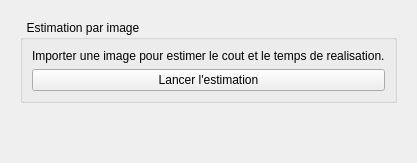
          <widget class="QWidget" name="tab_mod_estimation">
           <attribute name="title">
            <string>Estimation</string>
           </attribute>
           <layout class="QVBoxLayout" name="vl_mod_estimation">
            <property name="leftMargin">
             <number>20</number>
            </property>
            <property name="topMargin">
             <number>20</number>
            </property>
            <property name="rightMargin">
             <number>20</number>
            </property>
            <property name="bottomMargin">
             <number>20</number>
            </property>
            <item>
             <widget class="QGroupBox" name="gb_mod_estimation">
              <property name="title">
               <string>  Estimation par image  </string>
              </property>
              <layout class="QVBoxLayout" name="vl_mod_estimation_box">
               <item>
                <widget class="QLabel" name="lb_mod_estimate_hint">
                 <property name="text">
                  <string>Importer une image pour estimer le cout et le temps de realisation.</string>
                 </property>
                </widget>
               </item>
               <item>
                <widget class="QPushButton" name="btn_mod_estimate_image">
                 <property name="text">
                  <string>Lancer l'estimation</string>
                 </property>
                </widget>
               </item>
              </layout>
             </widget>
            </item>
            <item>
             <spacer name="vs_mod_estimation_bottom">
              <property name="orientation">
               <enum>Qt::Orientation::Vertical</enum>
              </property>
              <property name="sizeHint" stdset="0">
               <size>
                <width>20</width>
                <height>40</height>
               </size>
              </property>
             </spacer>
            </item>
           </layout>
          </widget>
